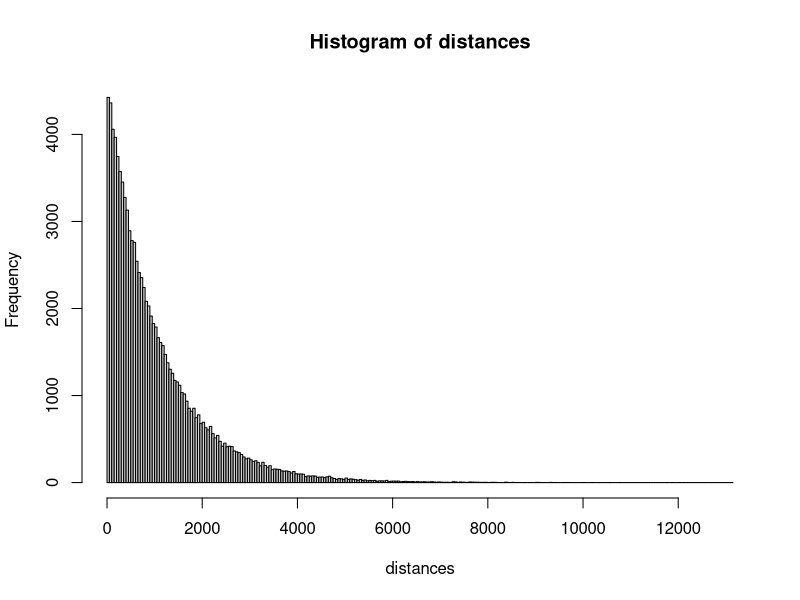

The R source for this figure:
variants <- 97690
genome.length <- 103014376

#Draw random positions with uniform distribution
positions <- runif(variants, 1, genome.length)

#Sort and round
positions.sorted <- sort(positions)
positions.rounded <- round(positions.sorted)

#Calculate distances to subsequent positions
distances <- positions.rounded[2:97690] - positions.rounded[1:97689]

#Plot distances
hist(distances, breaks=200)

#Get the percentiles for the distribution
quantile(distances, c(0.05, 0.1, 0.25, 0.5, 0.75, 0.9, 0.95))
